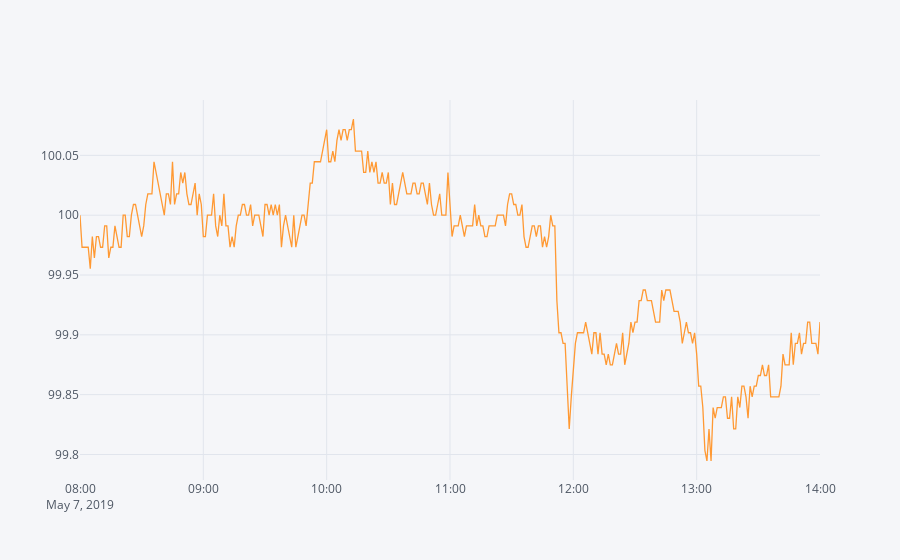

Source (notebook cell):
### Code cell
data.normalize().iplot(kind='lines')

### Figure 1 — Plotly figure (JSON) as saved in the notebook; plotly's stock layout.template omitted (floating-point values rounded to 4 significant figures; data arrays with more than 128 entries replaced by an {"elided": "..."} marker saying what was removed)
{"data": [{"line": {"color": "rgba(255, 153, 51, 1.0)", "dash": "solid", "shape": "linear", "width": 1.3}, "mode": "lines", "name": "CLOSE", "text": "", "type": "scatter", "x": {"elided": "361 str values"}, "y": {"elided": "361 float values"}}], "layout": {"legend": {"bgcolor": "#F5F6F9", "font": {"color": "#4D5663"}}, "paper_bgcolor": "#F5F6F9", "plot_bgcolor": "#F5F6F9", "title": {"font": {"color": "#4D5663"}}, "xaxis": {"gridcolor": "#E1E5ED", "showgrid": true, "tickfont": {"color": "#4D5663"}, "title": {"font": {"color": "#4D5663"}, "text": ""}, "zerolinecolor": "#E1E5ED"}, "yaxis": {"gridcolor": "#E1E5ED", "showgrid": true, "tickfont": {"color": "#4D5663"}, "title": {"font": {"color": "#4D5663"}, "text": ""}, "zerolinecolor": "#E1E5ED"}}}
